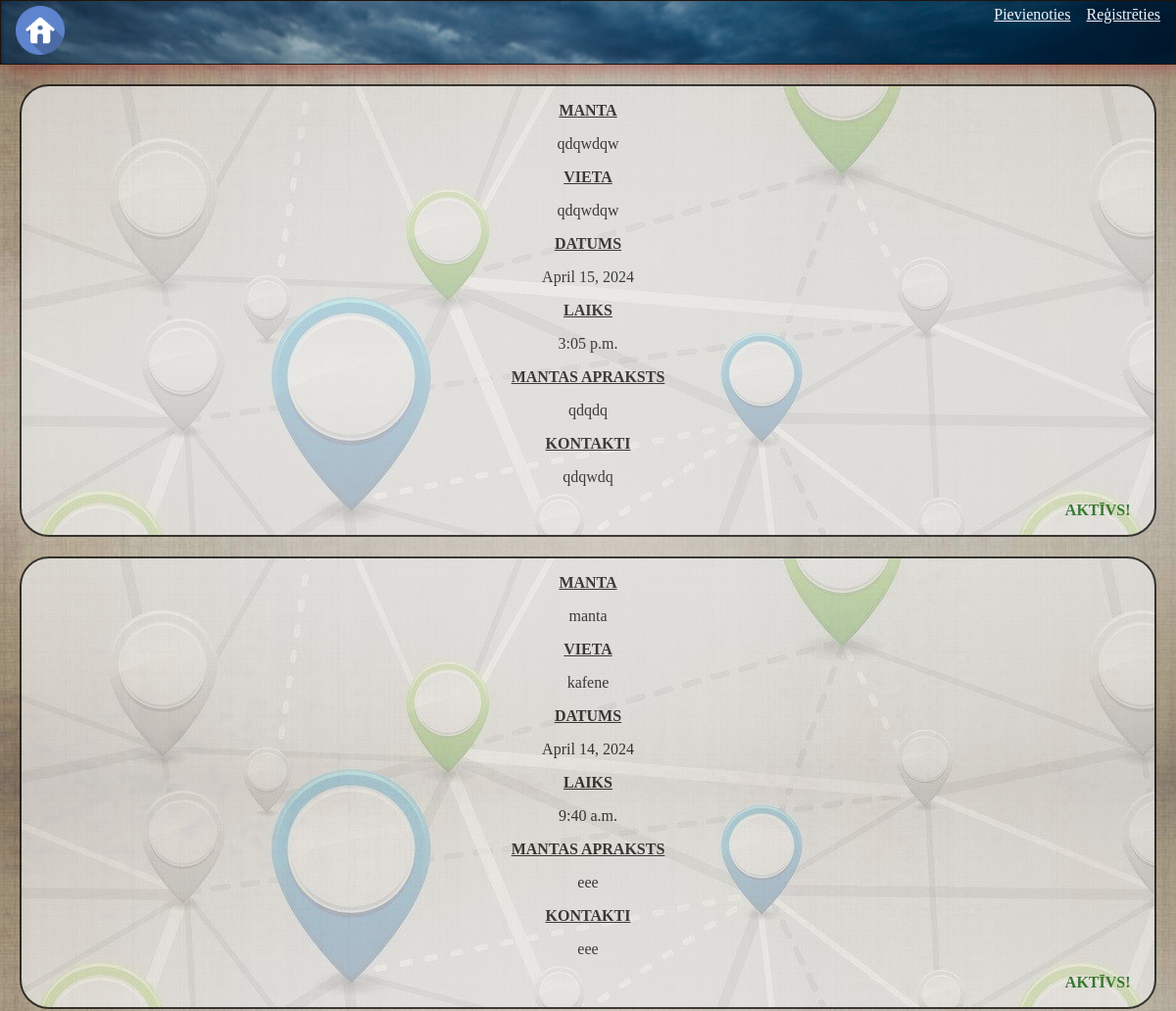
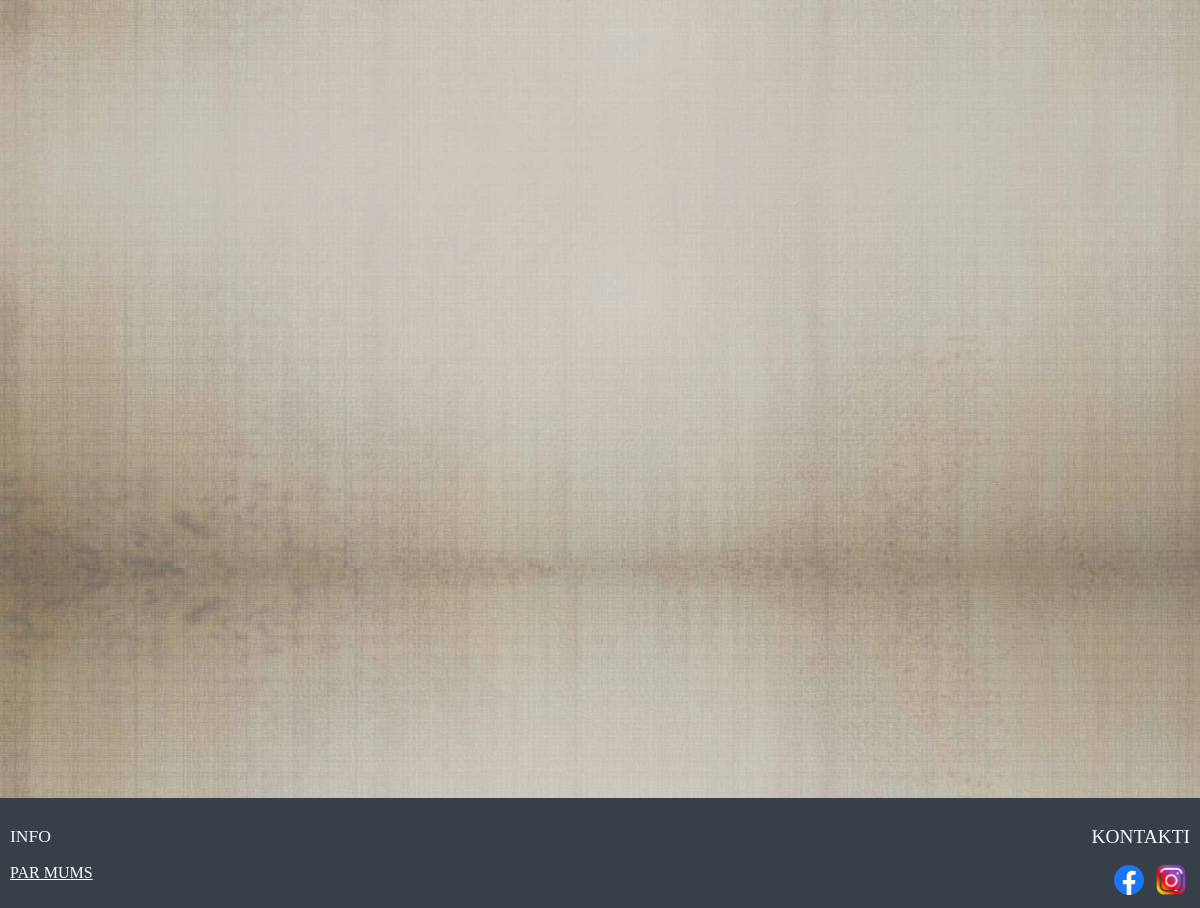
Screenshot of /profile/my_found_things/active/ with the database file from the repository (2 pictures, top to bottom).
### lost/models.py (models this page shows, shortened)
class itemfound(models.Model):
    product_title = models.CharField(max_length=100)
    place = models.TextField(default='Found this item near ..')
    date = models.DateField()
    time=models.TimeField()
    description = models.TextField()
    contactme = models.CharField(max_length=150,default='email')
    username=models.CharField(max_length=100,blank=True,default='NULL')

### users/models.py (models this page shows, shortened)
class itemfoundfull(models.Model):
    product_title = models.CharField(max_length=100)
    place = models.TextField(default='Found this item near ..')
    date = models.DateField()
    time=models.TimeField()
    description = models.TextField()
    contactme = models.CharField(max_length=150,default='email')
    username=models.CharField(max_length=100,blank=True,default='NULL')

### users/views.py (the view)
# urls.py: path('profile/my_found_things/active/',activefound,name='found_specific_active'),
def activefound(request):
    obj=itemfoundfull.objects.all()
    obj1=reversed(obj)
    objects=itemfound.objects.all()
    return render(request,"activefound.html",{"objectt":obj1,"objects":objects})

### templates/activefound.html
{%include 'base.html'%}
{%include 'header.html'%}
<div style="padding-bottom: 780px;">
    {%for data in objectt%}
        {% if data.username == user.username %}
            {% for object in objects %}
                {% if data.id == object.id %}
                <div class="list1 common" onclick="window.location.href = '/profile/my_found_things/active/{{ data.id }}/'">
                    <p><u><b>MANTA</b></u></p>
                    <p> {{data.product_title}}</p>
                    <p><u><b>VIETA</b></u></p>
                    <p>{{data.place}}</p>
                    <p><u><b>DATUMS</b></u></p>
                    <p>{{data.date}}</p>
                    <p><u><b>LAIKS</b></u></p>
                    <p>{{data.time}}</p>
                    <p><u><b>MANTAS APRAKSTS</b></u></p>
                    <p>{{data.description}}</p>
                    <p><u><b>KONTAKTI</b></u></p>
                    <p>{{data.contactme}}</p>
                    <p style="margin-left: 90%;font-family: 'Times New Roman', Times, serif;color: rgb(1, 95, 1);"><b>AKTĪVS!</b></p>
                </div>
                {% endif %}
            {%endfor%}
        {% endif %}
    {% endfor %}
</div>
{% include 'footer.html' %}

### static/css/style.css (style rules this page uses)
body { margin:0px; padding:0px; background-color: whitesmoke ; background-size:100%; background-image: url("images/background_header.jpg"); }
.common { margin: 20px; text-align: center; font-family: serif; color: black; border: 2px solid black; opacity: 0.7; transition: box-shadow 0.4s; background-image: url("images/background2.jpg"); border-radius: 30px; cursor: pointer; }

### rows the page displays
itemfoundfull: product_title "qdqwdqw", place "qdqwdqw", date "April 15, 2024", time "3:05 p.m.", description "qdqdq", contactme "qdqwdq"
itemfoundfull: product_title "manta", place "kafene", date "April 14, 2024", time "9:40 a.m.", description "eee", contactme "eee"
